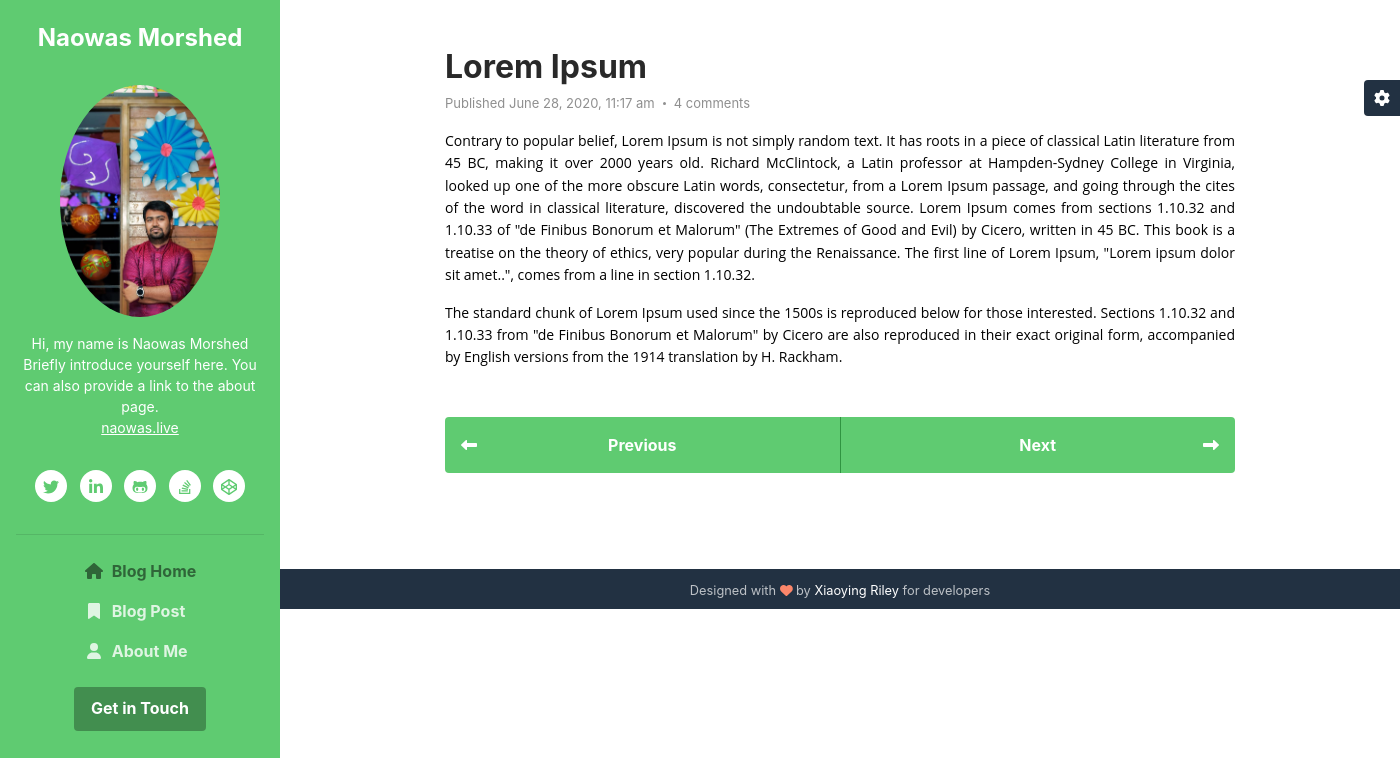
The page /blog_post.php?id=3 on the database its author committed.
### tables this page shows
CREATE TABLE `tbl_portfolio` (
  `id` int(11) NOT NULL,
  `name` varchar(255) NOT NULL,
  `description` varchar(255) NOT NULL,
  `link` varchar(255) NOT NULL,
  `image_path` varchar(255) NOT NULL
);

CREATE TABLE `tbl_post` (
  `id` int(11) NOT NULL,
  `title` longtext NOT NULL,
  `body` longtext NOT NULL,
  `image` varchar(255) NOT NULL,
  `date` timestamp NOT NULL DEFAULT current_timestamp()
);

### class/db.php (called while the page is built, shortened)
<?php
class Database
{
    protected $username = 'root';
    protected $password = '';
    public function __construct()
    {
        try {
            $this->conn = new PDO('mysql:host=localhost;dbname=oopblog', $this->username, $this->password);
        } catch (Exception $e) {
            echo 'Connection failed' . $e->getMessage();
        }
    }
}

### class/blog.class.php (called while the page is built, shortened)
<?php
include 'db.php';
class blogQuery extends Database
{
    public function portfolio(){
        $query = "SELECT * FROM tbl_portfolio  LIMIT 1";
        return $data = $this->conn->query($query);
    }
    public function fetchbyid($id)
	{
		$data = $this->conn->prepare("SELECT * FROM tbl_post WHERE id = :id");
		$data->execute(array (':id' => $id));
		foreach ($data as $value) {
			return $value;
		}
    }
}

### class/format.class.php (called while the page is built, shortened)
<?php
class Format
{
    public function formatDate($date)
    {
        return date('F j, Y, g:i a', strtotime($date));
    }
}

### public/blog_post.php (the view, shortened to what this page needs)
<?php
include 'header.php';
?>
</head>
<body>
<?php
include 'portfolio.php';
?>
    <div class="main-wrapper">
	<?php
                                        $model = new blogQuery;
                                        $id = $_REQUEST['id'];
                                        $row = $model->fetchbyid($id);
                                        ?>
	    <article class="blog-post px-3 py-5 p-md-5">
		    <div class="container">
			    <header class="blog-post-header">
				    <h2 class="title mb-2"><?php echo $row['title']; ?></h2>
				    <div class="meta mb-3"><span class="date">Published <?php $fm = new Format();
 				echo $fm->formatDate( $row['date']); ?></span><span class="comment"><a href="#">4 comments</a></span></div>
			    </header>
			    <div class="blog-post-body">
				<?php echo $row['body']; ?>
			    </div>
			    <nav class="blog-nav nav nav-justified my-5">
				  <a class="nav-link-prev nav-item nav-link rounded-left" href="index.html">Previous<i class="arrow-prev fas fa-long-arrow-alt-left"></i></a>
				  <a class="nav-link-next nav-item nav-link rounded-right" href="blog-list.html">Next<i class="arrow-next fas fa-long-arrow-alt-right"></i></a>
				</nav>
		    </div>
	    </article>
	    <footer class="footer text-center py-2 theme-bg-dark">
            <small class="copyright">Designed with <i class="fas fa-heart" style="color: #fb866a;"></i> by <a href="http://themes.3rdwavemedia.com" target="_blank">Xiaoying Riley</a> for developers</small>
	    </footer>
    </div>
 <div id="config-panel" class="config-panel d-none d-lg-block">
        <div class="panel-inner">
            <a id="config-trigger" class="config-trigger config-panel-hide text-center" href="#"><i class="fas fa-cog fa-spin mx-auto" data-fa-transform="down-6" ></i></a>
        </div>
    </div>
</body>
</html>

### public/portfolio.php (shortened to what this page needs)
<?php
$model = new blogQuery();
$rows = $model->portfolio();
if (!empty($rows)) {
	foreach ($rows as $row) {
		?>
    <header class="header text-center">
	    <h1 class="blog-name pt-lg-4 mb-0"><a href="index.php"><?php echo $row['name']; ?> </a></h1>
	    <nav class="navbar navbar-expand-lg navbar-dark" >
			<div id="navigation" class="collapse navbar-collapse flex-column" >
				<div class="profile-section pt-3 pt-lg-0">
				    <img class="profile-image mb-3 rounded-circle mx-auto" src="../admin/<?php echo $row['image_path']; ?>" alt="image" >
					<div class="bio mb-3">Hi, my name is <?php echo $row['name']; ?> Briefly introduce yourself here. You can also provide a link to the about page.<br><a href="about.php"><?php echo $row['link']; ?></a></div>
					<ul class="social-list list-inline py-3 mx-auto">
			            <li class="list-inline-item"><a href="#"><i class="fab fa-twitter fa-fw"></i></a></li>
			            <li class="list-inline-item"><a href="#"><i class="fab fa-linkedin-in fa-fw"></i></a></li>
			            <li class="list-inline-item"><a href="#"><i class="fab fa-github-alt fa-fw"></i></a></li>
			            <li class="list-inline-item"><a href="#"><i class="fab fa-stack-overflow fa-fw"></i></a></li>
			            <li class="list-inline-item"><a href="#"><i class="fab fa-codepen fa-fw"></i></a></li>
			        </ul>
			        <hr>
				</div>
				<?php
			}
		}
		?>
				<ul class="navbar-nav flex-column text-left">
					<li class="nav-item active">
					    <a class="nav-link" href="index.php"><i class="fas fa-home fa-fw mr-2"></i>Blog Home <span class="sr-only">(current)</span></a>
					</li>
					<li class="nav-item">
					    <a class="nav-link" href="blog-post.php"><i class="fas fa-bookmark fa-fw mr-2"></i>Blog Post</a>
					</li>
					<li class="nav-item">
					    <a class="nav-link" href="about.php"><i class="fas fa-user fa-fw mr-2"></i>About Me</a>
					</li>
				</ul>
				<div class="my-2 my-md-3">
				    <a class="btn btn-primary" href="https://themes.3rdwavemedia.com/" target="_blank">Get in Touch</a>
				</div>
			</div>
		</nav>
    </header>

### rows shown on the page
tbl_portfolio: name "Naowas Morshed", image_path (picture), link "naowas.live"
tbl_post: title "Lorem Ipsum", date "June 28, 2020, 11:17 am", body "Contrary to popular belief, Lorem Ipsum is not simply random text. It has roots in a piece of classical Latin literature from 45 BC, making it over 2000 years old. Richard McClintock, a Latin professor at Hampden-Sydney College in Virginia, looked up one of the more obscure Latin words, consectetur, from a Lorem Ipsum passage, and going through the cites of the word in classical literature, discovered the undoubtable source. Lorem Ipsum comes from sections 1.10.32 and 1.10.33 of \"de Finibus Bonorum et Malorum\" (The Extremes of Good and Evil) by Cicero, written in 45 BC. This book is a treatise on the theory of ethics, very popular during the Renaissance. The first line of Lorem Ipsum,…"
